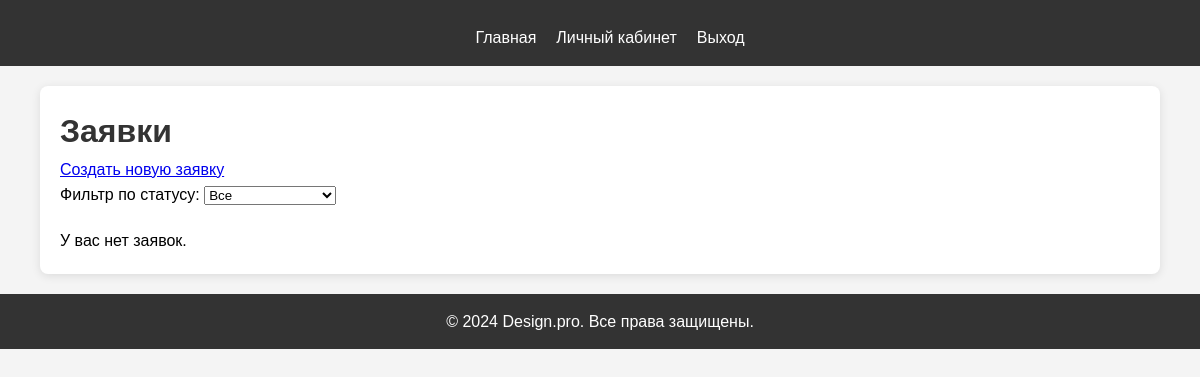
Page /applications/ (signed in) on the earlier database version.
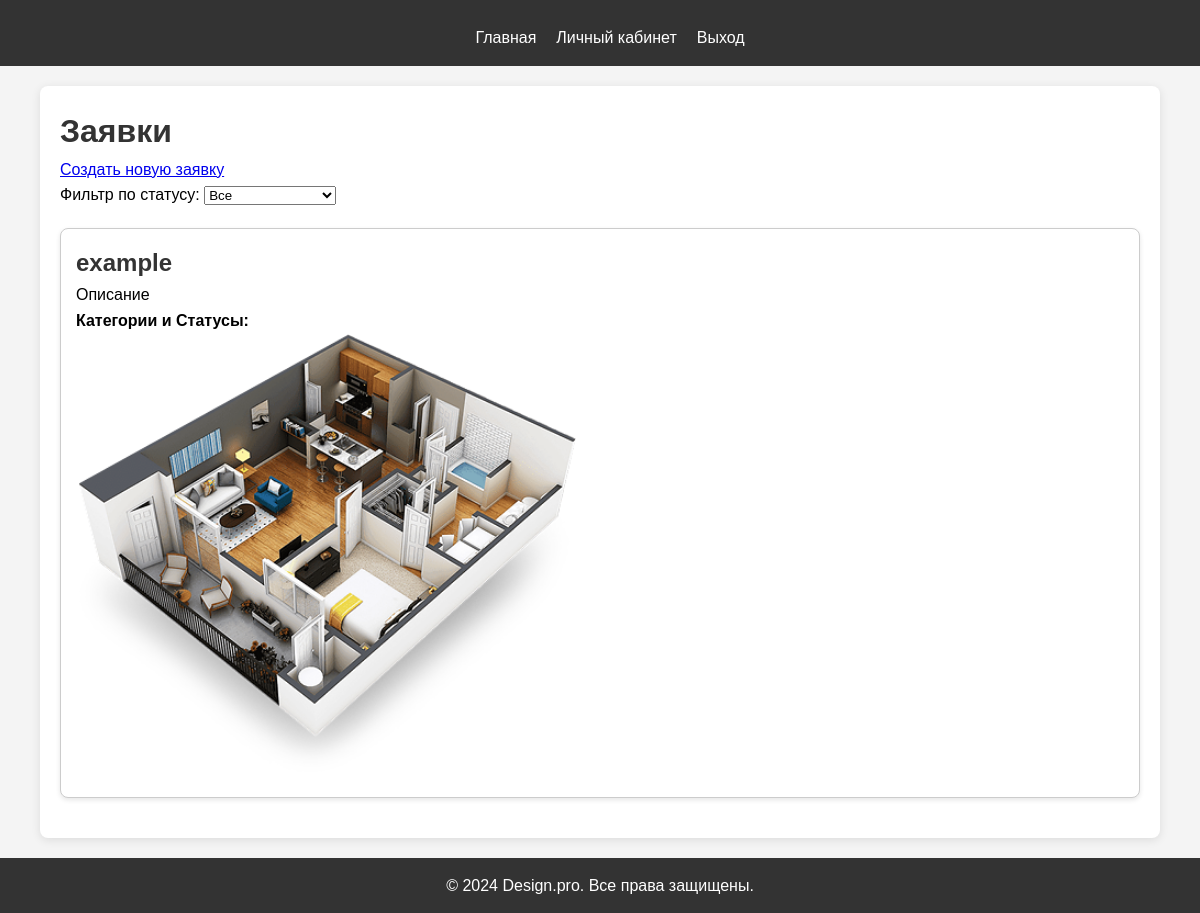
Same page on the later database version.
### main/models.py (models this page shows, shortened)
class Application(models.Model):
    user = models.ForeignKey(User, on_delete=models.CASCADE)
    title = models.CharField(max_length=200)
    description = models.TextField()
    categories = models.ManyToManyField(Category)
    image = models.ImageField(upload_to='applications/', validators=[validate_image], blank=True, null=True)
    created_at = models.DateTimeField(auto_now_add=True)
    comment = models.TextField(blank=True, null=True)

### main/views.py (the view)
# urls.py: path('applications/', views.applications_view, name='applications'),
@login_required
def applications_view(request):
    if request.user.is_superuser:
        applications = Application.objects.all().order_by('-created_at')
    else:
        applications = Application.objects.filter(user=request.user).order_by('-created_at')
    status_filter = request.GET.get('status')
    if status_filter:
        applications = applications.filter(categorystatus__status=status_filter).distinct()
    for application in applications:
        application.can_delete = application.categorystatus_set.filter(status='new').exists()
    return render(request, 'main/applications.html', {'applications': applications, 'status_filter': status_filter})

### main/templates/main/applications.html (shortened to what this page needs)
{% extends 'main/base.html' %}
{% block content %}
    <h1>Заявки</h1>
    <a href="{% url 'main:application_create' %}">Создать новую заявку</a>
    <form method="get" style="margin-bottom: 20px;">
        <label for="status">Фильтр по статусу:</label>
        <select name="status" onchange="this.form.submit()">
            <option value="">Все</option>
        </select>
    </form>
    <div class="application-list">
        {% for application in applications %}
            <div class="application-item">
                <h2>{{ application.title }}</h2>
                <p>{{ application.description }}</p>
                <p><strong>Категории и Статусы:</strong>
                </p>
                <div class="application-image">
                    {% if application.image %}
                        <img src="{{ application.image.url }}" alt="{{ application.title }}" width="500">
                    {% else %}
                        <p>Изображение не загружено.</p>
                    {% endif %}
                </div>
            </div>
        {% empty %}
            <p>У вас нет заявок.</p>
        {% endfor %}
    </div>
{% endblock %}

Differences in the rows shown:
added Application: title "example", description "Описание", image (picture)
Other differences:
text no longer shown: "У вас нет заявок."
